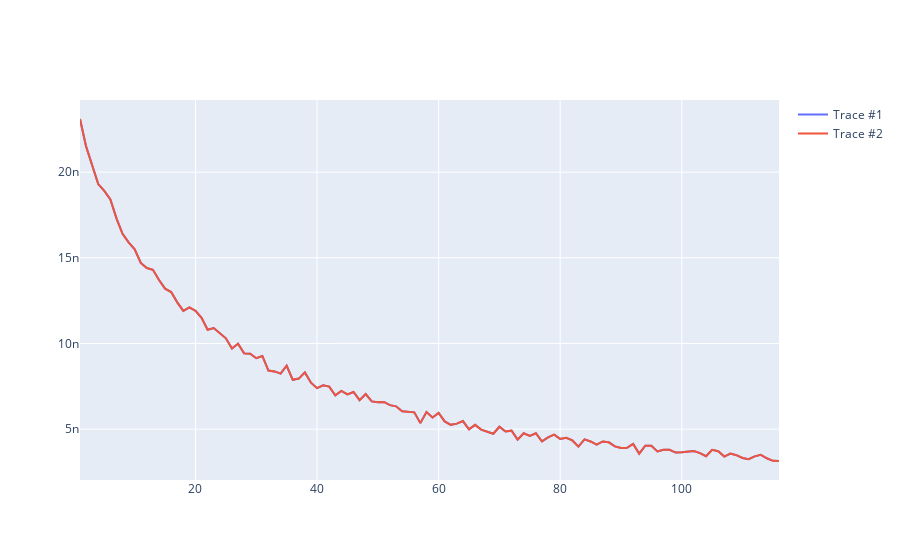

Notebook code cell kept with this figure:
### Code cell
fig = go.Figure()
nd = 4
mz = 28
fig.add_trace(go.Scatter(x = np.arange(processed.shape[0]-nd)+1, y = processed.loc[nd:, mz], mode = "lines", name="Trace #1"))
fig.add_trace(go.Scatter(x = np.arange(processed.shape[0]-nd)+1, y = processed.loc[nd:, mz], mode = "lines", name="Trace #2"))

fig.show()
